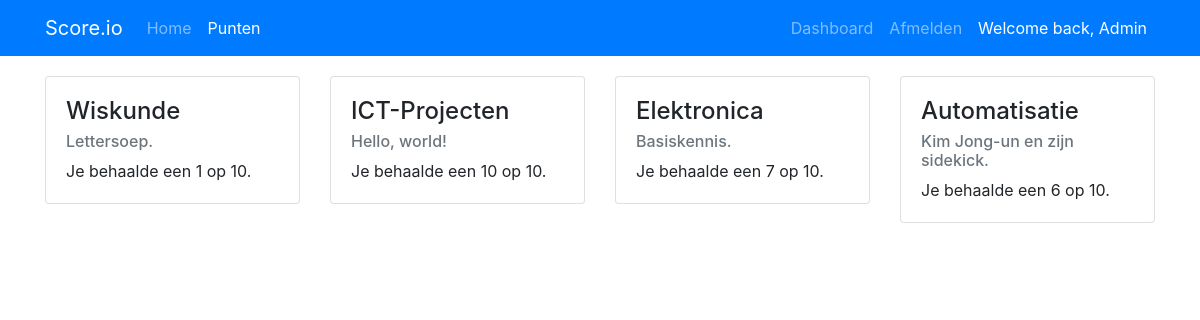
The page /scores.php (signed in) on the database its author committed.
### tables this page shows
CREATE TABLE `scores` (
  `id` int(11) NOT NULL,
  `timestamp` datetime NOT NULL,
  `name` tinytext NOT NULL,
  `description` text NOT NULL,
  `score` int(11) NOT NULL,
  `maxScore` int(11) NOT NULL
);

### scores.php (the view, shortened to what this page needs)
<?php
require_once "includes/db.php";
?>
<!DOCTYPE html>
<html>
<head>
    <link rel="stylesheet" href="/assets/bootstrap/css/bootstrap.min.css">
</head>
<body>
    <nav class="navbar navbar-dark navbar-expand-md bg-primary">
        <div class="container">
            <a class="navbar-brand" href="/">Score.io</a>
            <div class="collapse navbar-collapse" id="navcol-1">
                <ul class="nav navbar-nav">
                    <li class="nav-item" role="presentation">
                        <a class="nav-link" href="/">Home</a>
                    </li>
                    <?php if (!empty($_SESSION["userId"])) { ?>
                    <li class="nav-item" role="presentation">
                        <a class="nav-link active" href="/scores.php">Punten</a>
                    </li>
                    <?php } ?>
                </ul>
                <ul class="nav navbar-nav ml-auto">
                    <?php if (!empty($_SESSION["userId"])) { ?>
                    <li class="nav-item" role="presentation">
                        <a class="nav-link" href="/dashboard.php">Dashboard</a>
                    </li>
                    <li class="nav-item" role="presentation">
                        <a class="nav-link" href="/includes/doLogout.php">Afmelden</a>
                    </li>
                    <li class="nav-item" role="presentation">
                        <a class="nav-link active" href="#">Welcome back, <?php echo $_SESSION["username"] ?></a>
                    </li>
                    <?php } ?>
                </ul>
            </div>
        </div>
    </nav>
    <div class="container" style="margin-top: 20px;">
        <div class="row">
            <?php
                $result = $mysqli->query("SELECT * FROM scores");
                if ($result->num_rows) {
                    while ($row = $result->fetch_assoc()) {
                        ?>
                        <div class="col-sm-6 col-md-4 col-lg-3" style="margin-bottom: 20px;">
                            <div class="card">
                                <div class="card-body">
                                    <h4 class="card-title"><?php echo $row["name"] ?></h4>
                                    <h6 class="text-muted card-subtitle mb-2"><?php echo $row["description"] ?></h6>
                                    <p class="card-text">Je behaalde een <?php echo $row["score"] ?> op <?php echo $row["maxScore"] ?>.</p>
                                </div>
                            </div>
                        </div>
                        <?php
                    }
                }
            ?>
        </div>
    </div>
</body>
</html>

### rows shown on the page
scores: name "Wiskunde", description "Lettersoep.", score "1", maxScore "10"
scores: name "ICT-Projecten", description "Hello, world!", score "10", maxScore "10"
scores: name "Elektronica", description "Basiskennis.", score "7", maxScore "10"
scores: name "Automatisatie", description "Kim Jong-un en zijn sidekick.", score "6", maxScore "10"

### other values the page prints
$_SESSION["username"] "Admin"
